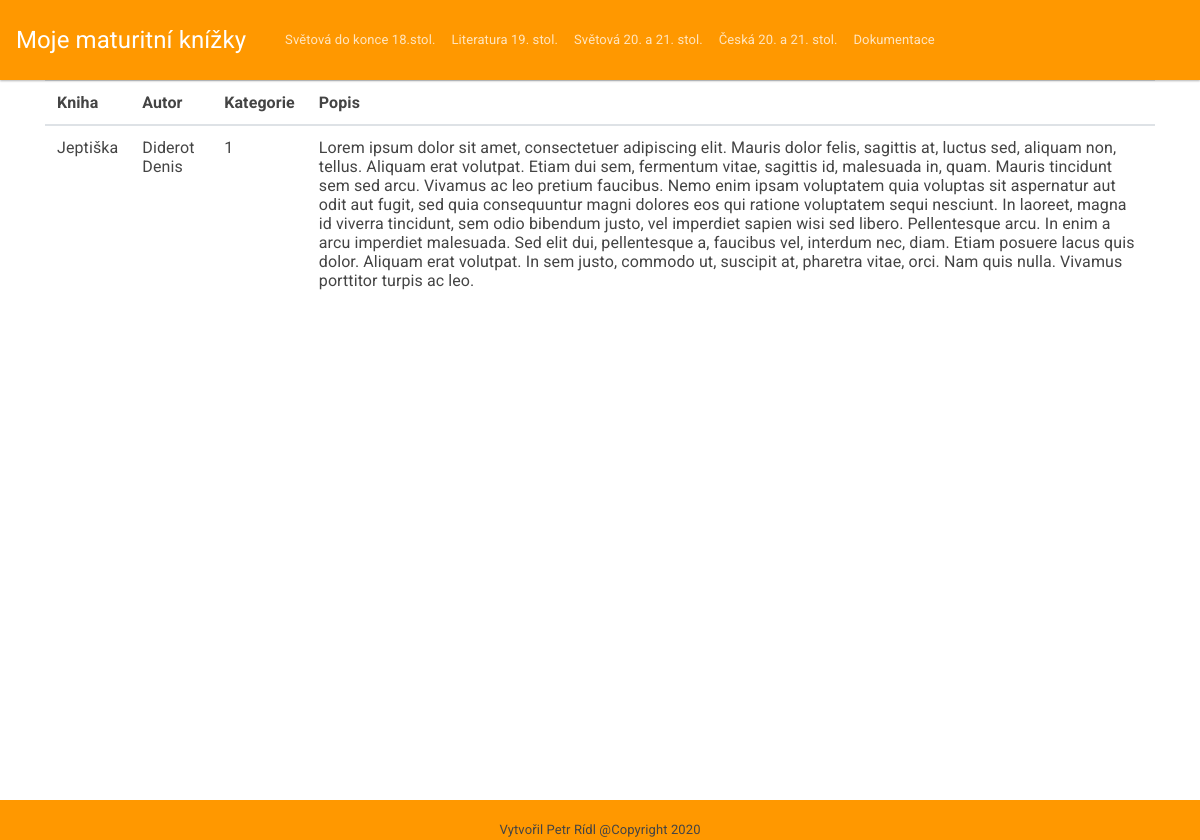
/index.php/vedlejsi_controller/funkce1, run on the app's committed database.
### tables this page shows
CREATE TABLE `menu` (
  `nazev` varchar(45) NOT NULL,
  `id_menu` int(11) NOT NULL,
  `polozka_menu` varchar(45) NOT NULL
);

CREATE TABLE `knihy` (
  `idknihy` int(11) NOT NULL,
  `nazev_knihy` varchar(45) NOT NULL,
  `autor` varchar(45) NOT NULL,
  `anotace` text NOT NULL,
  `kategorie_id_kategorie` int(11) NOT NULL
);

### application/controllers/vedlejsi_controller.php (called while the page is built, shortened)
<?php
        class vedlejsi_controller extends CI_Controller {
            public function funkce1()
            {
                $data['polozky'] = $this->hlavni_model->nacteni_menu();
                $data['info'] = $this->hlavni_model->kniha(1);
                $this->load->view('layout/header', $data);
                $this->load->view('content/vedlejsi_view', $data);
                $this->load->view('layout/footer');
            }
        }
?>

### index.php (called while the page is built, shortened)
<?php
require_once BASEPATH.'core/CodeIgniter.php';

### application/models/hlavni_model.php (called while the page is built, shortened)
<?php
        class hlavni_model extends CI_Model{
            public function nacteni_menu()
            {
                $this->db->select('*');
                $this->db->from('menu');
                $this->db->order_by('id_menu');
                $query = $this->db->get();
                return $query->result();
            }
            public function kniha($kniha)
            {
                $this->db->select('*');
                $this->db->from('knihy');
                $this->db->where('idknihy = '. $kniha);
                $query = $this->db->get();
                return $query->result();
            }
        }
 ?>

### application/views/content/vedlejsi_view.php (the view)
<div class="container obsah">
  <table class="table">
  <?php foreach($info as $i): ?>
  <thead>
    <tr>
      <th scope="col">Kniha</th>
      <th scope="col">Autor</th>
      <th scope="col">Kategorie</th>
      <th scope="col">Popis</th>
    </tr>
  </thead>
  <tbody>
      <tr>
            <td>
                <?php echo $i->nazev_knihy;?>
            </td>
            <td>
                <?php echo $i->autor; ?>
            </td>
            <td>
                <?php echo $i->kategorie_id_kategorie; ?>
            </td>
            <td>
                <?php echo $i->anotace; ?>
            </td>
    </tr>
  <?php endforeach; ?>
  </tbody>
</table>
</div>

### application/views/layout/header.php (shortened to what this page needs)
<html>
    <head>
        <link href="<?php echo base_url()?>assets/vlastni_soubory/bootstrap.min.css" rel="stylesheet" type="text/css">
        <link href="<?php echo base_url()?>assets/vlastni_soubory/ramecek.css" rel="stylesheet" type="text/css">
    </head>
    <body>
        <nav class="navbar navbar-expand-sm navbar-dark bg-warning">
            <a class="navbar-brand" href="<?php base_url()?>hlavni">Moje maturitní knížky</a>
            <div class="container">
            <div class="collapse navbar-collapse" id="collapsibleNavId">
                <ul class="navbar-nav mr-auto mt-2 mt-lg-0">
                   <?php foreach($polozky as $p): ?>
                   <li class="nav-item">
                        <a class="nav-link" href="<?php echo base_url()?><?= $p->nazev?>"><?= $p->polozka_menu ?><span class="sr-only">(current)</span></a>
                   </li>
                   <?php endforeach; ?>
                   <li class="nav-item">
                        <a target="_blank" class="nav-link" href="<?php echo base_url()?>/assets/vlastni_soubory/dokumentace/dokumentace.pdf">Dokumentace</a>
                    </li>
                </ul>
                </div>
            </div>
        </nav>

### assets/vlastni_soubory/ramecek.css (style rules this page uses)
.obsah { float: center; width: 100%; height: 90%; }

### data on the page
menu: polozka_menu "Světová do konce 18.stol."
menu: polozka_menu "Literatura 19. stol."
menu: polozka_menu "Světová 20. a 21. stol."
menu: polozka_menu "Česká 20. a 21. stol."
knihy: nazev_knihy "Jeptiška", autor "Diderot Denis", kategorie_id_kategorie "1", anotace "Lorem ipsum dolor sit amet, consectetuer adipiscing elit. Mauris dolor felis, sagittis at, luctus sed, aliquam non, tellus. Aliquam erat volutpat. Etiam dui sem, fermentum vitae, sagittis id, malesuada in, quam. Mauris tincidunt sem sed arcu. Vivamus ac leo pretium faucibus. Nemo enim ipsam voluptatem quia voluptas sit aspernatur aut odit aut fugit, sed quia consequuntur magni dolores eos qui ratione voluptatem sequi nesciunt. In laoreet, magna id viverra tincidunt, sem odio bibendum justo, vel imperdiet sapien wisi sed libero. Pellentesque arcu. In enim a arcu imperdiet malesuada. Sed elit dui, pellentesque a, faucibus vel, interdum nec, diam. Etiam posuere lacus quis dolor. Aliquam erat…"
